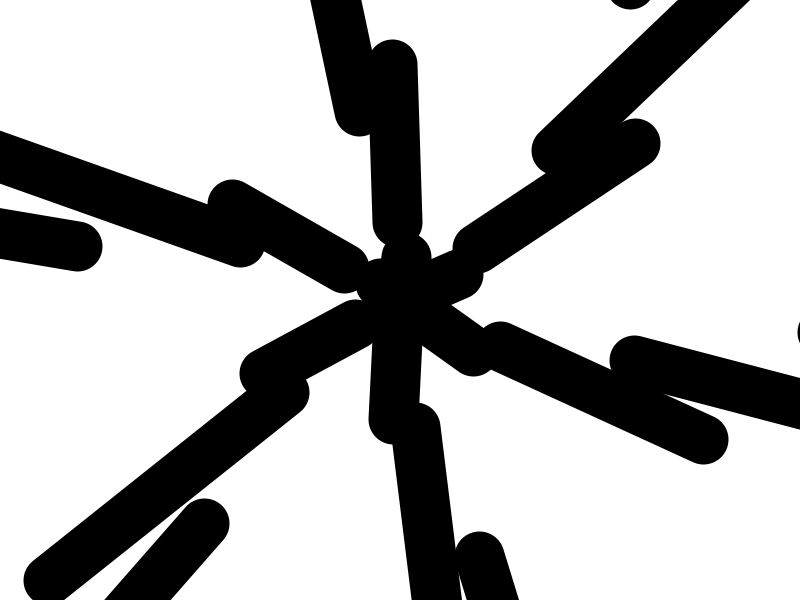
Frame 1 (no input)
Frame 60 (the mouse pressed at the canvas centre just before this capture): identical to frame 1, image omitted
Frame 120 (the mouse held since frame 60 and released just before this capture): identical to frame 1, image omitted

The Processing sketch that drew this single still picture (run headless with seeded random() and noise(); from frame 60 on, the mouse is pressed at the canvas centre):

// Processing sketch: processing_45727
// ── processing_45727.pde

float posX;
float posY;
float nz = 0.01;


void setup (){
 size (800,600);
 background (255); 
 smooth();
  
  
}


void draw(){
  
  translate (width/2, height/2);
 float n = 5;
n = noise (nz)*n;
 
  stroke (0);
  
  strokeWeight(50);
  for (int i=0; i<3000; i++){
    posX = posX+i;
    posY = posY+i;
   line (posX, posY, posX*n, posY*n);
   rotate(45);
  }
  
 
  
  
}



  
  
  
